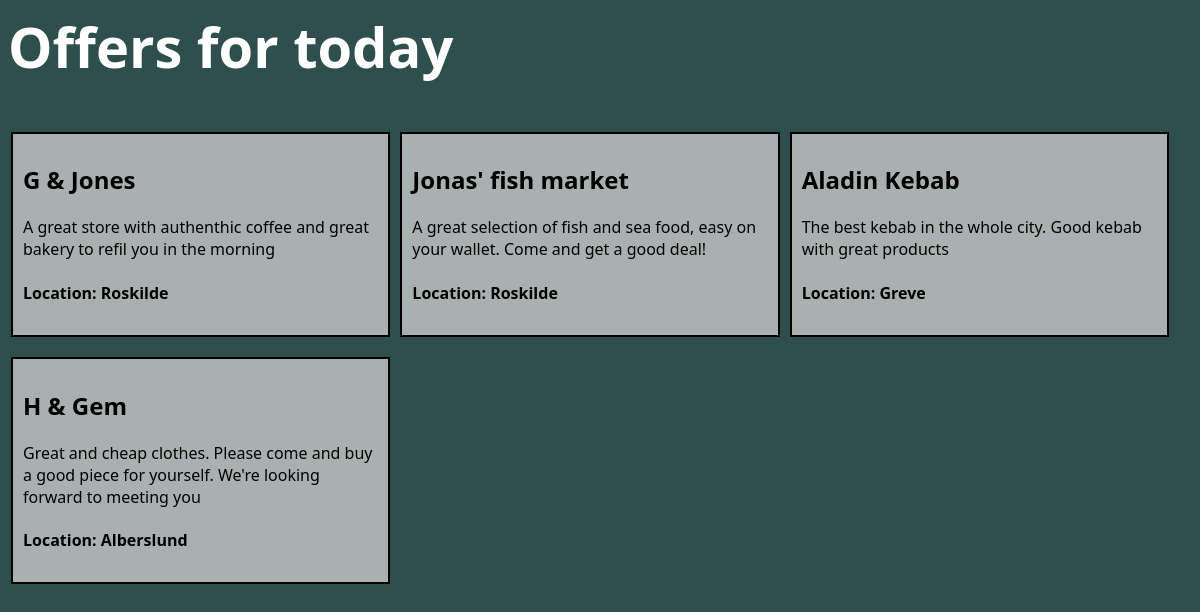
Before: / with the older database file.
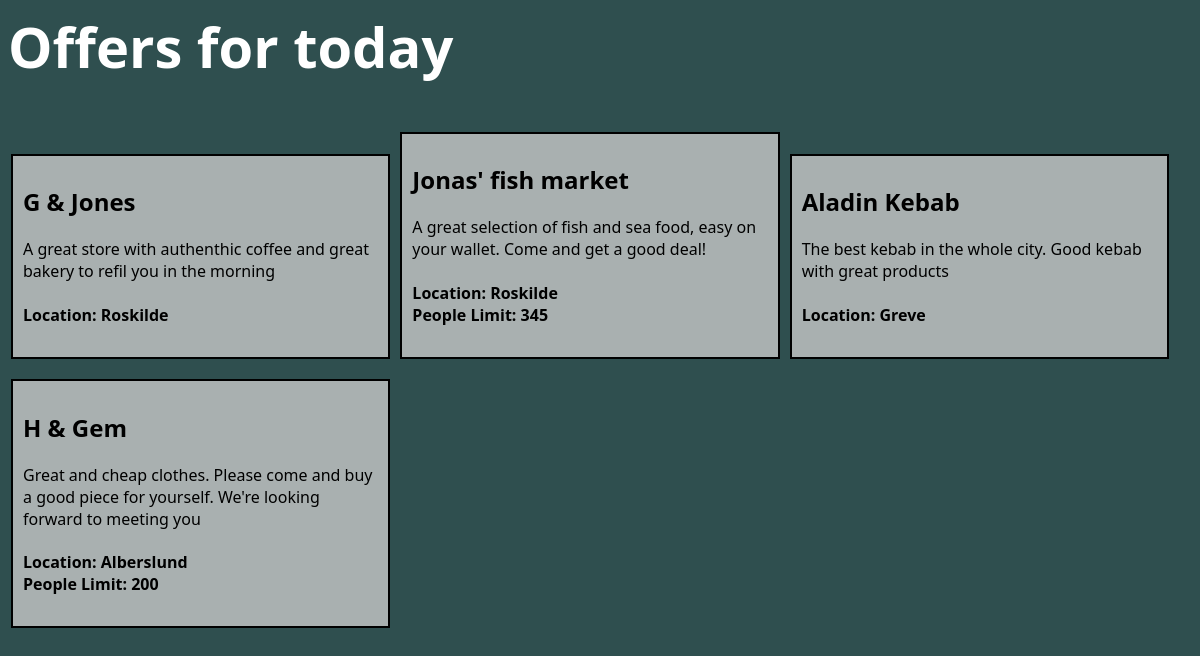
After: the same page with the newer database file.
### tut_app/models.py (models this page shows, shortened)
class Ads(models.Model):
    store_name = models.CharField(max_length=200)
    description = models.TextField(max_length=1000)
    location = models.CharField(max_length=500)
    num_limit = models.IntegerField()
    date_limit = models.DateField(default=date.today())

### tut_app/views.py (the view)
# urls.py: 2. Add a URL to urlpatterns:  path('', views.home, name='home')
def home(request, city=""):
    if city:
        items = Ads.all_for_loc(city)
    else:
        items = Ads.objects.all()
    return render(request, "home.html", {"ads": items, "loc": city})

### tut_app/templates/home.html (shortened to what this page needs)
<html>
    <head>
    </head>
    <body>
        <h1>Offers for today</h1>
        <div>
            {% for ad in ads %}
            <div class="offer">
                <h2>{{ad.store_name}}</h2>
                <p>{{ad.description}}</p>
                <h4>
                    <span><b>Location: </b>{{ad.location}}</span>
                    <br />
                    <span class="pLimit">{% if ad.num_limit %}<b>People Limit: </b>{{ad.num_limit}}{% endif %}</span>
                </h4>
            </div>
            {% endfor %}
        </div>
    </body>
</html>

Changed rows visible on the page:
changed Ads "Jonas' fish market": num_limit (not shown) → "345"
changed Ads "H & Gem": num_limit (not shown) → "200"
